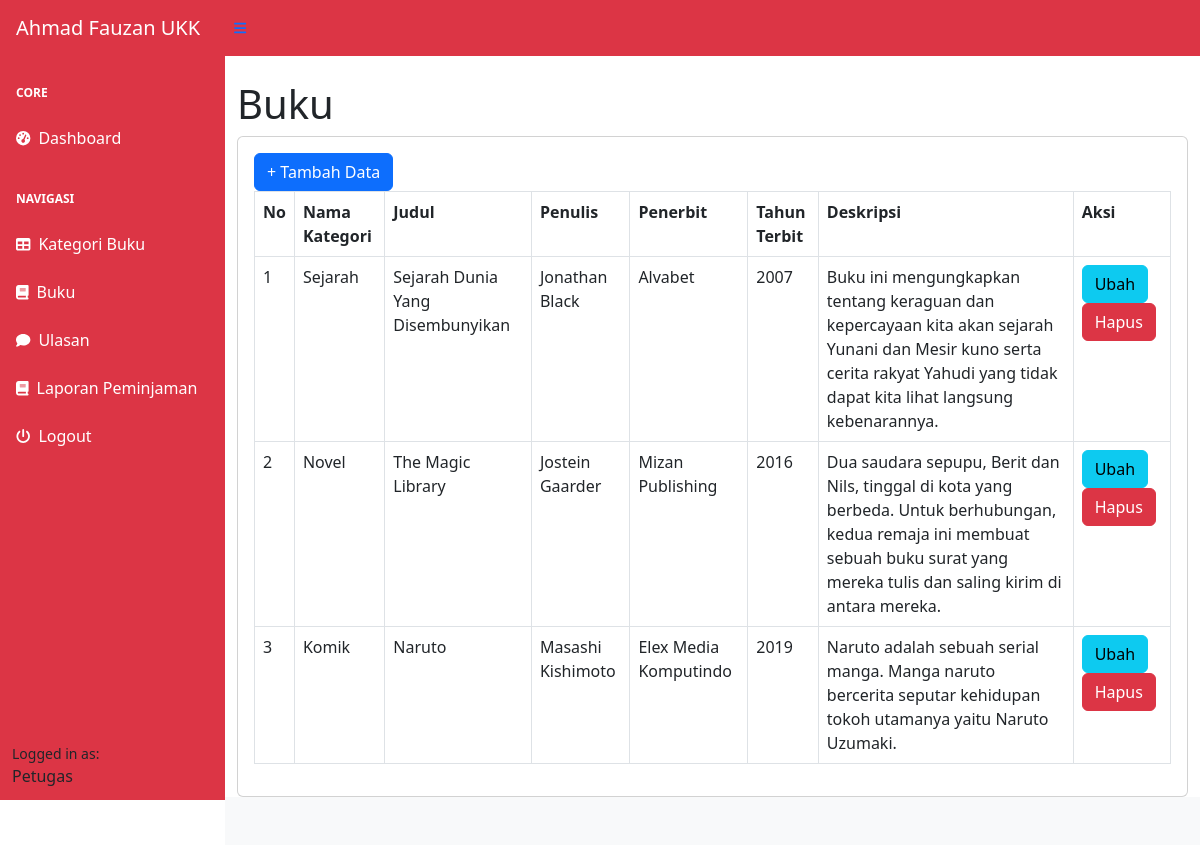
The app's page /index.php?page=buku (signed in) with its own data.
### tables this page shows
CREATE TABLE `buku` (
  `id_buku` int(11) NOT NULL,
  `id_kategori` int(11) DEFAULT NULL,
  `judul` varchar(225) DEFAULT NULL,
  `penulis` varchar(255) DEFAULT NULL,
  `penerbit` varchar(225) DEFAULT NULL,
  `tahun_terbit` int(11) DEFAULT NULL,
  `deskripsi` text DEFAULT NULL
);

CREATE TABLE `kategori` (
  `id_kategori` int(11) NOT NULL,
  `kategori` varchar(225) DEFAULT NULL
);

### buku.php (the view)
<h1 class="mt-4">Buku</h1>
<div class="card">
  <div class="card-body">
  <div class="row">
    <div class="col-md-12">
        <a href="?page=buku_tambah" class="btn btn-primary">+ Tambah Data</a>
        <table class="table table-bordered" id="dataTable" width="100%" cellspacing="0">
            <tr>
                <th>No</th>
                <th>Nama Kategori</th>
                <th>Judul</th>
                <th>Penulis</th>
                <th>Penerbit</th>
                <th>Tahun Terbit</th>
                <th>Deskripsi</th>
                <th>Aksi</th>
            </tr>
            <?php
            $i = 1;
                $query = mysqli_query($koneksi, "SELECT*FROM buku LEFT JOIN kategori on buku.id_kategori = kategori.id_kategori");
                while($data = mysqli_fetch_array($query)){
                    ?>
                    <tr>
                        <td><?php echo $i++; ?></td>
                        <td><?php echo $data['kategori']; ?></td>
                        <td><?php echo $data['judul']; ?></td>
                        <td><?php echo $data['penulis']; ?></td>
                        <td><?php echo $data['penerbit']; ?></td>
                        <td><?php echo $data['tahun_terbit']; ?></td>
                        <td><?php echo $data['deskripsi']; ?></td>
                        <td>
                            <a href="?page=buku_ubah&&id=<?php echo $data['id_buku']; ?>" class="btn btn-info">Ubah</a>
                            <a onclick="return confirm('Apakah anda yakin menghapus data ini?');" href="?page=buku_hapus&&id=<?php echo $data['id_buku']; ?>" class="btn btn-danger">Hapus</a>
                        </td>
                    </tr>
                    <?php
                }
            ?>
        </table>
    </div>
  </div>
    </div>
</div>

### records on screen
buku: id_kategori.kategori "Sejarah", judul "Sejarah Dunia Yang Disembunyikan", penulis "Jonathan Black", penerbit "Alvabet", tahun_terbit "2007", deskripsi "Buku ini mengungkapkan tentang keraguan dan kepercayaan kita akan sejarah Yunani dan Mesir kuno serta cerita rakyat Yahudi yang tidak dapat kita lihat langsung kebenarannya."
buku: id_kategori.kategori "Novel", judul "The Magic Library", penulis "Jostein Gaarder", penerbit "Mizan Publishing", tahun_terbit "2016", deskripsi "Dua saudara sepupu, Berit dan Nils, tinggal di kota yang berbeda. Untuk berhubungan, kedua remaja ini membuat sebuah buku surat yang mereka tulis dan saling kirim di antara mereka."
buku: id_kategori.kategori "Komik", judul "Naruto", penulis "Masashi Kishimoto", penerbit "Elex Media Komputindo", tahun_terbit "2019", deskripsi "Naruto adalah sebuah serial manga. Manga naruto bercerita seputar kehidupan tokoh utamanya yaitu Naruto Uzumaki."

### other values on screen
$_SESSION['user']['nama_lengkap'] "Petugas"
